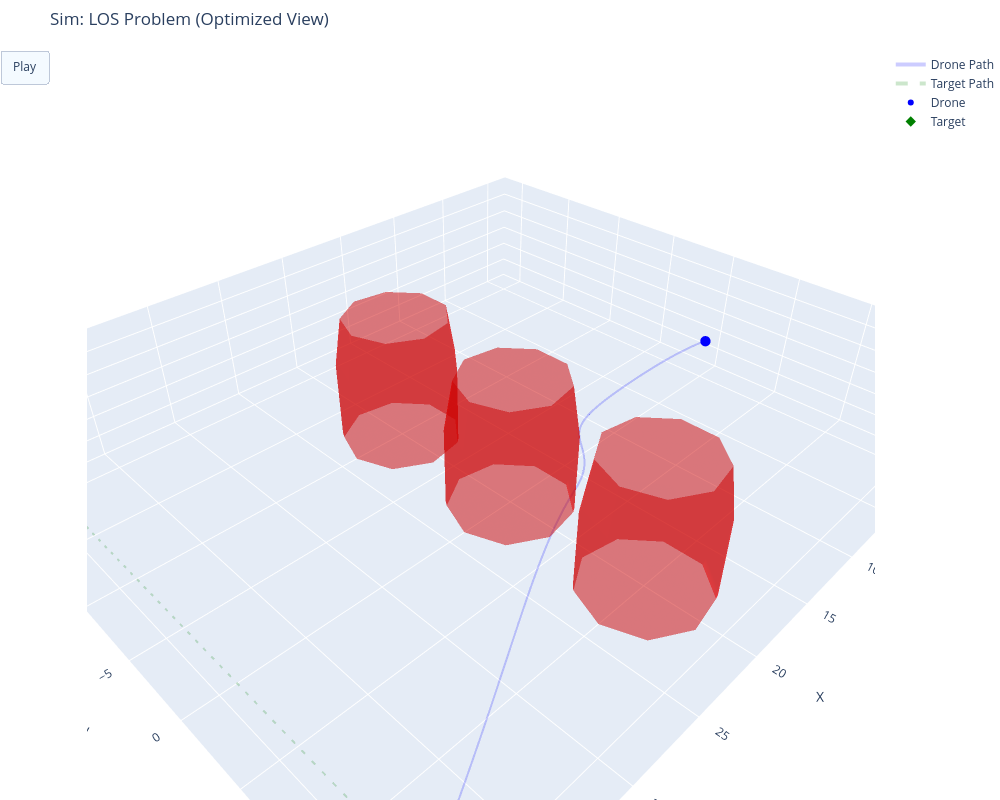

The notebook cell saved with this chart:
### Code cell
import numpy as np
import plotly.graph_objects as go
import matplotlib.pyplot as plt

from dynamics import DroneDynamics
from guidance import PPNGuidance
from safety_filter import SafetyFilter
import scenarios


def plot_static_results(drone_path, target_path, obstacles, u_nom_hist, u_safe_hist, time_hist):
    """
    Generates two figures:
    1. 3D Flight Path (Static)
    2. Control Input Comparison (Nominal vs Safe)
    """
    # --- FIGURE 1: 3D TRAJECTORY ---
    fig = plt.figure(figsize=(12, 6))
    
    # Subplot 1: 3D View
    ax = fig.add_subplot(1, 2, 1, projection='3d')
    path = np.array(drone_path)
    t_path = np.array(target_path)

    ax.plot(path[:, 0], path[:, 1], path[:, 2], label='Drone', color='blue', linewidth=2)
    ax.plot(t_path[:, 0], t_path[:, 1], t_path[:, 2], label='Target', color='green', linestyle='--')
    
    # Draw Obstacles
    u, v = np.mgrid[0:2*np.pi:15j, 0:np.pi:10j]
    for obs in obstacles:
        x = obs.center[0] + obs.radius * np.cos(u) * np.sin(v)
        y = obs.center[1] + obs.radius * np.sin(u) * np.sin(v)
        z = obs.center[2] + obs.radius * np.cos(v)
        ax.plot_wireframe(x, y, z, color='red', alpha=0.3)

    ax.set_title("3D Flight Path")
    ax.set_xlabel("X"); ax.set_ylabel("Y"); ax.set_zlabel("Z")
    ax.legend()

    # --- FIGURE 2: CONTROL INPUTS ---
    # Subplot 2, 3, 4: Acceleration X, Y, Z
    u_nom = np.array(u_nom_hist)
    u_safe = np.array(u_safe_hist)
    t = np.array(time_hist)
    
    fig2, axs = plt.subplots(3, 1, figsize=(10, 8), sharex=True)
    labels = ['$a_x$', '$a_y$', '$a_z$']
    
    for i in range(3):
        axs[i].plot(t, u_nom[:, i], 'g--', label='Nominal (LQR)', alpha=0.6)
        axs[i].plot(t, u_safe[:, i], 'b-', label='Safe (CBF)')
        
        # Highlight Intervention
        diff = np.abs(u_nom[:, i] - u_safe[:, i])
        mask = diff > 0.05
        if np.any(mask):
            axs[i].fill_between(t, -15, 15, where=mask, color='red', alpha=0.1, label='Intervention')
            
        axs[i].set_ylabel(f"{labels[i]} ($m/s^2$)")
        axs[i].grid(True)
    
    axs[0].set_title("Control Inputs: PPN (Green) vs CBF (Blue)")
    axs[0].legend(loc='upper right')
    axs[2].set_xlabel("Time (s)")
    
    plt.tight_layout()
    plt.show()


def animate_plotly(path, target_path, obs_history, mission, dt, static_only=False):
    
    total_frames = len(path)
    stride = max(1, total_frames // 150)
    #stride = 5
    fig = go.Figure()

    # --- HELPER: Sphere Geometry ---
    # Reduced resolution slightly (15->10, 10->8) for better performance with many objects
    def get_sphere_data(center, radius):
        u = np.linspace(0, 2 * np.pi, 10) 
        v = np.linspace(0, np.pi, 8)
        x = center[0] + radius * np.outer(np.cos(u), np.sin(v))
        y = center[1] + radius * np.outer(np.sin(u), np.sin(v))
        z = center[2] + radius * np.outer(np.ones(np.size(u)), np.cos(v))
        return x, y, z

    # --- 1. SETUP TRACES ---
    # We must add ALL traces to the figure first.
    # Order matters: [Drone Path, Target Path, Drone, Target, Obs 0, Obs 1, ... Obs N]
    
    # Trace 0: Drone Path (Background)
    fig.add_trace(go.Scatter3d(
        x=path[:, 0], y=path[:, 1], z=path[:, 2],
        mode='lines', line=dict(color='blue', width=4),
        name='Drone Path', opacity=0.2
    ))

    # Trace 1: Target Path (Background)
    fig.add_trace(go.Scatter3d(
        x=target_path[:, 0], y=target_path[:, 1], z=target_path[:, 2],
        mode='lines', line=dict(color='green', width=4, dash='dash'),
        name='Target Path', opacity=0.2
    ))

    # Trace 2: Drone (Actor)
    fig.add_trace(go.Scatter3d(
        x=[path[0, 0]], y=[path[0, 1]], z=[path[0, 2]],
        mode='markers', marker=dict(color='blue', size=6),
        name='Drone'
    ))

    # Trace 3: Target (Actor)
    fig.add_trace(go.Scatter3d(
        x=[target_path[0, 0]], y=[target_path[0, 1]], z=[target_path[0, 2]],
        mode='markers', marker=dict(color='green', size=8, symbol='diamond'),
        name='Target'
    ))

    # Traces 4+: Obstacles
    # We need to know which obstacles move to optimize the animation loop
    dynamic_obs_indices = []
    
    obs_start = obs_history[0]
    for i, obs in enumerate(mission.obstacles):
        x_s, y_s, z_s = get_sphere_data(obs_start[i], obs.radius)
        fig.add_trace(go.Surface(
            x=x_s, y=y_s, z=z_s,
            colorscale=[[0, 'red'], [1, 'red']], showscale=False, opacity=0.5,
            name=f'Obs {i}'
        ))
        
        # Check if this specific obstacle has velocity
        if np.linalg.norm(obs.velocity) > 0:
            dynamic_obs_indices.append(i)

    # --- 2. CALCULATE BOUNDS ---
    all_x = np.concatenate([path[:,0], target_path[:,0]])
    all_y = np.concatenate([path[:,1], target_path[:,1]])
    all_z = np.concatenate([path[:,2], target_path[:,2]])
    pad = 2.0
    x_range = [np.min(all_x) - pad, np.max(all_x) + pad]
    y_range = [np.min(all_y) - pad, np.max(all_y) + pad]
    z_range = [min(0, np.min(all_z)) - 1.0, np.max(all_z) + pad]

    # --- 3. ANIMATION FRAMES ---
    frames = []
    
    # Calculate Plotly Trace Indices
    # Trace 0,1 are paths. Trace 2 is Drone. Trace 3 is Target. Trace 4 starts obstacles.
    trace_idx_drone = 2
    trace_idx_target = 3
    base_obs_idx = 4
    
    # We only want to update traces that actually move
    traces_to_update = [trace_idx_drone, trace_idx_target]
    for local_i in dynamic_obs_indices:
        traces_to_update.append(base_obs_idx + local_i)

    for k in range(0, total_frames, stride):
        frame_data = []
        
        # Update Drone
        drone_pos = path[k]
        frame_data.append(go.Scatter3d(x=[drone_pos[0]], y=[drone_pos[1]], z=[drone_pos[2]]))
        
        # Update Target
        target_pos = target_path[k]
        frame_data.append(go.Scatter3d(x=[target_pos[0]], y=[target_pos[1]], z=[target_pos[2]]))
        
        # Update ONLY Dynamic Obstacles
        current_obs = obs_history[k]
        for local_i in dynamic_obs_indices:
            # We only generate geometry for obstacles that moved
            radius = mission.obstacles[local_i].radius
            x_new, y_new, z_new = get_sphere_data(current_obs[local_i], radius)
            frame_data.append(go.Surface(x=x_new, y=y_new, z=z_new))

        frames.append(go.Frame(data=frame_data, traces=traces_to_update, name=str(k)))

    fig.frames = frames

    # --- 4. FINAL LAYOUT ---
    fig.update_layout(
        width=1000, height=800,
        title=f"Sim: {mission.name} (Optimized View)",
        scene=dict(
            xaxis=dict(range=x_range, title="X", autorange=False),
            yaxis=dict(range=y_range, title="Y", autorange=False),
            zaxis=dict(range=z_range, title="Z", autorange=False),
            aspectmode='data'
        ),
        margin=dict(l=0, r=0, b=0, t=50),
        updatemenus=[dict(
            type="buttons",
            buttons=[dict(label="Play",
                          method="animate",
                          args=[None, dict(frame=dict(duration=20, redraw=True), 
                                           fromcurrent=True)])]
        )]
    )

    fig.show()


def run_simulation(scenario_name="chase", animate=True):
    # 1. Load Scenario
    if scenario_name not in scenarios.SCENARIOS:
        print(f"Error: Scenario '{scenario_name}' not found.")
        return
    mission = scenarios.SCENARIOS[scenario_name]()
    print(f"Loaded: {mission.name} | Animate: {animate}")

    # 2. Setup Classes
    dt = 0.01
    drone_physics = DroneDynamics(dt=dt)
    guidance = PPNGuidance()
    safety_filter = SafetyFilter()
    current_state = mission.start_state

    arrival_threshold = 0.2 # How close do we have to be to "collide"

    # 3. Data Storage And Control Logs
    path_history = []
    target_history = []
    obs_history = []
    
    u_nom_history = []
    u_safe_history = []
    time_history = []

    # 4. Simulation Loop
    total_steps = int(mission.duration / dt)
    print(f"Simulating {total_steps} steps...")
    
    for t_step in range(total_steps):
        time = t_step * dt

        # A. Update Scenario
        target_pos, target_vel = mission.target.update(time)
        
        # Check Arrival
        dist_to_target = np.linalg.norm(current_state.pos - target_pos)
        if dist_to_target < arrival_threshold:
            print(f"Target Reached! Stopping at T={time:.2f}s")
            break

        current_obs_snapshot = []
        for obs in mission.obstacles:
            obs.update(dt)
            current_obs_snapshot.append(obs.center.copy())
        obs_history.append(current_obs_snapshot)

        # B. Control & Physics
        u_nom = guidance.compute_u_nom(current_state.pos, current_state.vel, target_pos, target_vel)
        u_safe = safety_filter.filter(u_nom, current_state.pos, current_state.vel, mission.obstacles)
        current_state = drone_physics.step(current_state, u_safe)

        # C. Logging
        path_history.append(current_state.pos)
        target_history.append(target_pos)
        u_nom_history.append(u_nom.copy())
        u_safe_history.append(u_safe.copy())
        time_history.append(time)

    # 5. Visualization
    path_history = np.array(path_history)
    target_history = np.array(target_history)
    
    if len(path_history) == 0:
        return

    plot_static_results(path_history, target_history, mission.obstacles,
                        u_nom_history, u_safe_history, time_history)

    if animate:
        animate_plotly(path_history, target_history, obs_history, mission, dt)


if __name__ == "__main__":
    #run_simulation("head_on", animate=True)
    #run_simulation("head_on_2", animate=True)
    #run_simulation("chase", animate=True)
    #run_simulation("many_blockers", animate=True)
    run_simulation("los_problem", animate=True)

### Figure 1 — Plotly figure (JSON) as saved in the notebook; plotly's stock layout.template omitted (floating-point values rounded to 4 significant figures; data arrays with more than 128 entries replaced by an {"elided": "..."} marker saying what was removed)
{"data": [{"line": {"color": "blue", "width": 4}, "mode": "lines", "name": "Drone Path", "opacity": 0.2, "type": "scatter3d", "x": {"elided": "874 float values"}, "y": {"elided": "874 float values"}, "z": {"elided": "874 float values"}}, {"line": {"color": "green", "dash": "dash", "width": 4}, "mode": "lines", "name": "Target Path", "opacity": 0.2, "type": "scatter3d", "x": {"elided": "874 int values"}, "y": {"elided": "874 float values"}, "z": {"elided": "874 int values"}}, {"marker": {"color": "blue", "size": 6}, "mode": "markers", "name": "Drone", "type": "scatter3d", "x": [0], "y": [0], "z": [0]}, {"marker": {"color": "green", "size": 8, "symbol": "diamond"}, "mode": "markers", "name": "Target", "type": "scatter3d", "x": [40], "y": [-20], "z": [0]}, {"colorscale": [[0, "red"], [1, "red"]], "name": "Obs 0", "opacity": 0.5, "showscale": false, "type": "surface", "x": [[20, 21.74, 23.13, 23.9, 23.9, 23.13, 21.74, 20], [20, 21.33, 22.4, 22.99, 22.99, 22.4, 21.33, 20], [20, 20.3, 20.54, 20.68, 20.68, 20.54, 20.3, 20], [20, 19.13, 18.44, 18.05, 18.05, 18.44, 19.13, 20], [20, 18.37, 17.06, 16.34, 16.34, 17.06, 18.37, 20], [20, 18.37, 17.06, 16.34, 16.34, 17.06, 18.37, 20], [20, 19.13, 18.44, 18.05, 18.05, 18.44, 19.13, 20], [20, 20.3, 20.54, 20.68, 20.68, 20.54, 20.3, 20], [20, 21.33, 22.4, 22.99, 22.99, 22.4, 21.33, 20], [20, 21.74, 23.13, 23.9, 23.9, 23.13, 21.74, 20]], "y": [[-10, -10, -10, -10, -10, -10, -10, -10], [-10, -8.884, -7.99, -7.493, -7.493, -7.99, -8.884, -10], [-10, -8.291, -6.92, -6.16, -6.16, -6.92, -8.291, -10], [-10, -8.497, -7.292, -6.623, -6.623, -7.292, -8.497, -10], [-10, -9.406, -8.93, -8.666, -8.666, -8.93, -9.406, -10], [-10, -10.59, -11.07, -11.33, -11.33, -11.07, -10.59, -10], [-10, -11.5, -12.71, -13.38, -13.38, -12.71, -11.5, -10], [-10, -11.71, -13.08, -13.84, -13.84, -13.08, -11.71, -10], [-10, -11.12, -12.01, -12.51, -12.51, -12.01, -11.12, -10], [-10, -10, -10, -10.0, -10.0, -10, -10, -10]], "z": [[4, 3.604, 2.494, 0.8901, -0.8901, -2.494, -3.604, -4], [4, 3.604, 2.494, 0.8901, -0.8901, -2.494, -3.604, -4], [4, 3.604, 2.494, 0.8901, -0.8901, -2.494, -3.604, -4], [4, 3.604, 2.494, 0.8901, -0.8901, -2.494, -3.604, -4], [4, 3.604, 2.494, 0.8901, -0.8901, -2.494, -3.604, -4], [4, 3.604, 2.494, 0.8901, -0.8901, -2.494, -3.604, -4], [4, 3.604, 2.494, 0.8901, -0.8901, -2.494, -3.604, -4], [4, 3.604, 2.494, 0.8901, -0.8901, -2.494, -3.604, -4], [4, 3.604, 2.494, 0.8901, -0.8901, -2.494, -3.604, -4], [4, 3.604, 2.494, 0.8901, -0.8901, -2.494, -3.604, -4]]}, {"colorscale": [[0, "red"], [1, "red"]], "name": "Obs 1", "opacity": 0.5, "showscale": false, "type": "surface", "x": [[20, 21.74, 23.13, 23.9, 23.9, 23.13, 21.74, 20], [20, 21.33, 22.4, 22.99, 22.99, 22.4, 21.33, 20], [20, 20.3, 20.54, 20.68, 20.68, 20.54, 20.3, 20], [20, 19.13, 18.44, 18.05, 18.05, 18.44, 19.13, 20], [20, 18.37, 17.06, 16.34, 16.34, 17.06, 18.37, 20], [20, 18.37, 17.06, 16.34, 16.34, 17.06, 18.37, 20], [20, 19.13, 18.44, 18.05, 18.05, 18.44, 19.13, 20], [20, 20.3, 20.54, 20.68, 20.68, 20.54, 20.3, 20], [20, 21.33, 22.4, 22.99, 22.99, 22.4, 21.33, 20], [20, 21.74, 23.13, 23.9, 23.9, 23.13, 21.74, 20]], "y": [[0, 0, 0, 0, 0, 0, 0, 0], [0, 1.116, 2.01, 2.507, 2.507, 2.01, 1.116, 3.149e-16], [0, 1.709, 3.08, 3.84, 3.84, 3.08, 1.709, 4.824e-16], [0, 1.503, 2.708, 3.377, 3.377, 2.708, 1.503, 4.242e-16], [0, 0.5936, 1.07, 1.334, 1.334, 1.07, 0.5936, 1.675e-16], [0, -0.5936, -1.07, -1.334, -1.334, -1.07, -0.5936, -1.675e-16], [0, -1.503, -2.708, -3.377, -3.377, -2.708, -1.503, -4.242e-16], [0, -1.709, -3.08, -3.84, -3.84, -3.08, -1.709, -4.824e-16], [0, -1.116, -2.01, -2.507, -2.507, -2.01, -1.116, -3.149e-16], [0, -4.251e-16, -7.66e-16, -9.552e-16, -9.552e-16, -7.66e-16, -4.251e-16, -1.2e-31]], "z": [[4, 3.604, 2.494, 0.8901, -0.8901, -2.494, -3.604, -4], [4, 3.604, 2.494, 0.8901, -0.8901, -2.494, -3.604, -4], [4, 3.604, 2.494, 0.8901, -0.8901, -2.494, -3.604, -4], [4, 3.604, 2.494, 0.8901, -0.8901, -2.494, -3.604, -4], [4, 3.604, 2.494, 0.8901, -0.8901, -2.494, -3.604, -4], [4, 3.604, 2.494, 0.8901, -0.8901, -2.494, -3.604, -4], [4, 3.604, 2.494, 0.8901, -0.8901, -2.494, -3.604, -4], [4, 3.604, 2.494, 0.8901, -0.8901, -2.494, -3.604, -4], [4, 3.604, 2.494, 0.8901, -0.8901, -2.494, -3.604, -4], [4, 3.604, 2.494, 0.8901, -0.8901, -2.494, -3.604, -4]]}, {"colorscale": [[0, "red"], [1, "red"]], "name": "Obs 2", "opacity": 0.5, "showscale": false, "type": "surface", "x": [[20, 21.74, 23.13, 23.9, 23.9, 23.13, 21.74, 20], [20, 21.33, 22.4, 22.99, 22.99, 22.4, 21.33, 20], [20, 20.3, 20.54, 20.68, 20.68, 20.54, 20.3, 20], [20, 19.13, 18.44, 18.05, 18.05, 18.44, 19.13, 20], [20, 18.37, 17.06, 16.34, 16.34, 17.06, 18.37, 20], [20, 18.37, 17.06, 16.34, 16.34, 17.06, 18.37, 20], [20, 19.13, 18.44, 18.05, 18.05, 18.44, 19.13, 20], [20, 20.3, 20.54, 20.68, 20.68, 20.54, 20.3, 20], [20, 21.33, 22.4, 22.99, 22.99, 22.4, 21.33, 20], [20, 21.74, 23.13, 23.9, 23.9, 23.13, 21.74, 20]], "y": [[10, 10, 10, 10, 10, 10, 10, 10], [10, 11.12, 12.01, 12.51, 12.51, 12.01, 11.12, 10], [10, 11.71, 13.08, 13.84, 13.84, 13.08, 11.71, 10], [10, 11.5, 12.71, 13.38, 13.38, 12.71, 11.5, 10], [10, 10.59, 11.07, 11.33, 11.33, 11.07, 10.59, 10], [10, 9.406, 8.93, 8.666, 8.666, 8.93, 9.406, 10], [10, 8.497, 7.292, 6.623, 6.623, 7.292, 8.497, 10], [10, 8.291, 6.92, 6.16, 6.16, 6.92, 8.291, 10], [10, 8.884, 7.99, 7.493, 7.493, 7.99, 8.884, 10], [10, 10, 10, 10.0, 10.0, 10, 10, 10]], "z": [[4, 3.604, 2.494, 0.8901, -0.8901, -2.494, -3.604, -4], [4, 3.604, 2.494, 0.8901, -0.8901, -2.494, -3.604, -4], [4, 3.604, 2.494, 0.8901, -0.8901, -2.494, -3.604, -4], [4, 3.604, 2.494, 0.8901, -0.8901, -2.494, -3.604, -4], [4, 3.604, 2.494, 0.8901, -0.8901, -2.494, -3.604, -4], [4, 3.604, 2.494, 0.8901, -0.8901, -2.494, -3.604, -4], [4, 3.604, 2.494, 0.8901, -0.8901, -2.494, -3.604, -4], [4, 3.604, 2.494, 0.8901, -0.8901, -2.494, -3.604, -4], [4, 3.604, 2.494, 0.8901, -0.8901, -2.494, -3.604, -4], [4, 3.604, 2.494, 0.8901, -0.8901, -2.494, -3.604, -4]]}], "layout": {"height": 800, "margin": {"b": 0, "l": 0, "r": 0, "t": 50}, "scene": {"aspectmode": "data", "xaxis": {"autorange": false, "range": [-2, 42], "title": {"text": "X"}}, "yaxis": {"autorange": false, "range": [-22, 16.94], "title": {"text": "Y"}}, "zaxis": {"autorange": false, "range": [-1.003, 2.0], "title": {"text": "Z"}}}, "title": {"text": "Sim: LOS Problem (Optimized View)"}, "updatemenus": [{"buttons": [{"args": [null, {"frame": {"duration": 20, "redraw": true}, "fromcurrent": true}], "label": "Play", "method": "animate"}], "type": "buttons"}], "width": 1000}}
